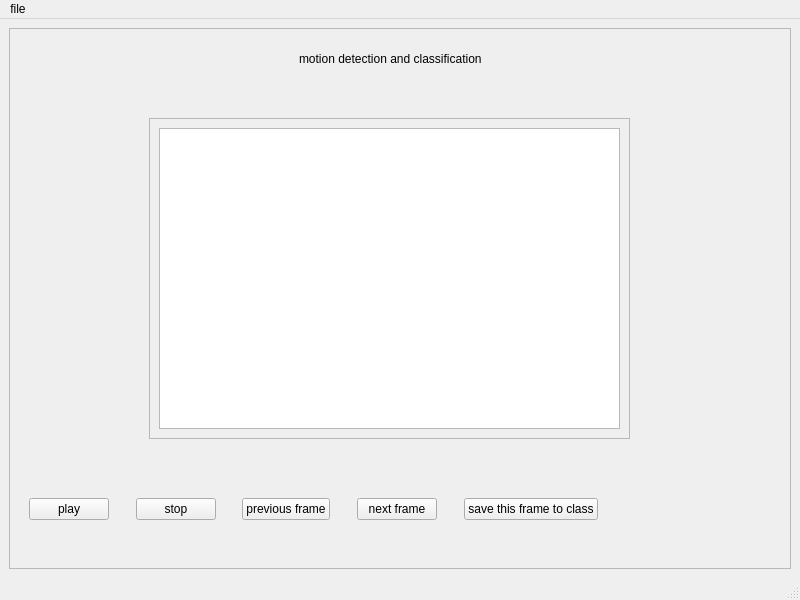
<?xml version="1.0" encoding="UTF-8"?>
<ui version="4.0">
 <class>MainWindow</class>
 <widget class="QMainWindow" name="MainWindow">
  <property name="geometry">
   <rect>
    <x>0</x>
    <y>0</y>
    <width>800</width>
    <height>600</height>
   </rect>
  </property>
  <property name="windowTitle">
   <string>MainWindow</string>
  </property>
  <widget class="QWidget" name="centralwidget">
   <layout class="QVBoxLayout" name="verticalLayout">
    <item>
     <widget class="QFrame" name="frame">
      <property name="frameShape">
       <enum>QFrame::StyledPanel</enum>
      </property>
      <property name="frameShadow">
       <enum>QFrame::Raised</enum>
      </property>
      <widget class="QFrame" name="frame_2">
       <property name="geometry">
        <rect>
         <x>140</x>
         <y>90</y>
         <width>481</width>
         <height>321</height>
        </rect>
       </property>
       <property name="frameShape">
        <enum>QFrame::StyledPanel</enum>
       </property>
       <property name="frameShadow">
        <enum>QFrame::Raised</enum>
       </property>
       <layout class="QHBoxLayout" name="horizontalLayout_2">
        <item>
         <widget class="QGraphicsView" name="graphicsView"/>
        </item>
       </layout>
      </widget>
      <widget class="QLabel" name="label">
       <property name="geometry">
        <rect>
         <x>290</x>
         <y>10</y>
         <width>281</width>
         <height>41</height>
        </rect>
       </property>
       <property name="text">
        <string>motion detection and classification </string>
       </property>
      </widget>
      <widget class="QWidget" name="">
       <property name="geometry">
        <rect>
         <x>20</x>
         <y>466</y>
         <width>569</width>
         <height>31</height>
        </rect>
       </property>
       <layout class="QHBoxLayout" name="horizontalLayout">
        <item>
         <widget class="QPushButton" name="pushButton_2">
          <property name="text">
           <string>play</string>
          </property>
         </widget>
        </item>
        <item>
         <spacer name="horizontalSpacer">
          <property name="orientation">
           <enum>Qt::Horizontal</enum>
          </property>
          <property name="sizeHint" stdset="0">
           <size>
            <width>40</width>
            <height>20</height>
           </size>
          </property>
         </spacer>
        </item>
        <item>
         <widget class="QPushButton" name="pushButton_3">
          <property name="text">
           <string>stop</string>
          </property>
         </widget>
        </item>
        <item>
         <spacer name="horizontalSpacer_2">
          <property name="orientation">
           <enum>Qt::Horizontal</enum>
          </property>
          <property name="sizeHint" stdset="0">
           <size>
            <width>40</width>
            <height>20</height>
           </size>
          </property>
         </spacer>
        </item>
        <item>
         <widget class="QPushButton" name="pushButton_4">
          <property name="text">
           <string>previous frame</string>
          </property>
         </widget>
        </item>
        <item>
         <spacer name="horizontalSpacer_3">
          <property name="orientation">
           <enum>Qt::Horizontal</enum>
          </property>
          <property name="sizeHint" stdset="0">
           <size>
            <width>40</width>
            <height>20</height>
           </size>
          </property>
         </spacer>
        </item>
        <item>
         <widget class="QPushButton" name="pushButton_5">
          <property name="text">
           <string>next frame</string>
          </property>
         </widget>
        </item>
        <item>
         <spacer name="horizontalSpacer_4">
          <property name="orientation">
           <enum>Qt::Horizontal</enum>
          </property>
          <property name="sizeHint" stdset="0">
           <size>
            <width>40</width>
            <height>20</height>
           </size>
          </property>
         </spacer>
        </item>
        <item>
         <widget class="QPushButton" name="pushButton_6">
          <property name="text">
           <string>save this frame to class</string>
          </property>
         </widget>
        </item>
       </layout>
      </widget>
     </widget>
    </item>
   </layout>
  </widget>
  <widget class="QMenuBar" name="menubar">
   <property name="geometry">
    <rect>
     <x>0</x>
     <y>0</y>
     <width>800</width>
     <height>22</height>
    </rect>
   </property>
   <widget class="QMenu" name="menufile">
    <property name="title">
     <string>file</string>
    </property>
    <addaction name="actionopen"/>
   </widget>
   <addaction name="menufile"/>
  </widget>
  <widget class="QStatusBar" name="statusbar"/>
  <action name="actionopen">
   <property name="text">
    <string>open</string>
   </property>
  </action>
 </widget>
 <resources/>
 <connections/>
</ui>
